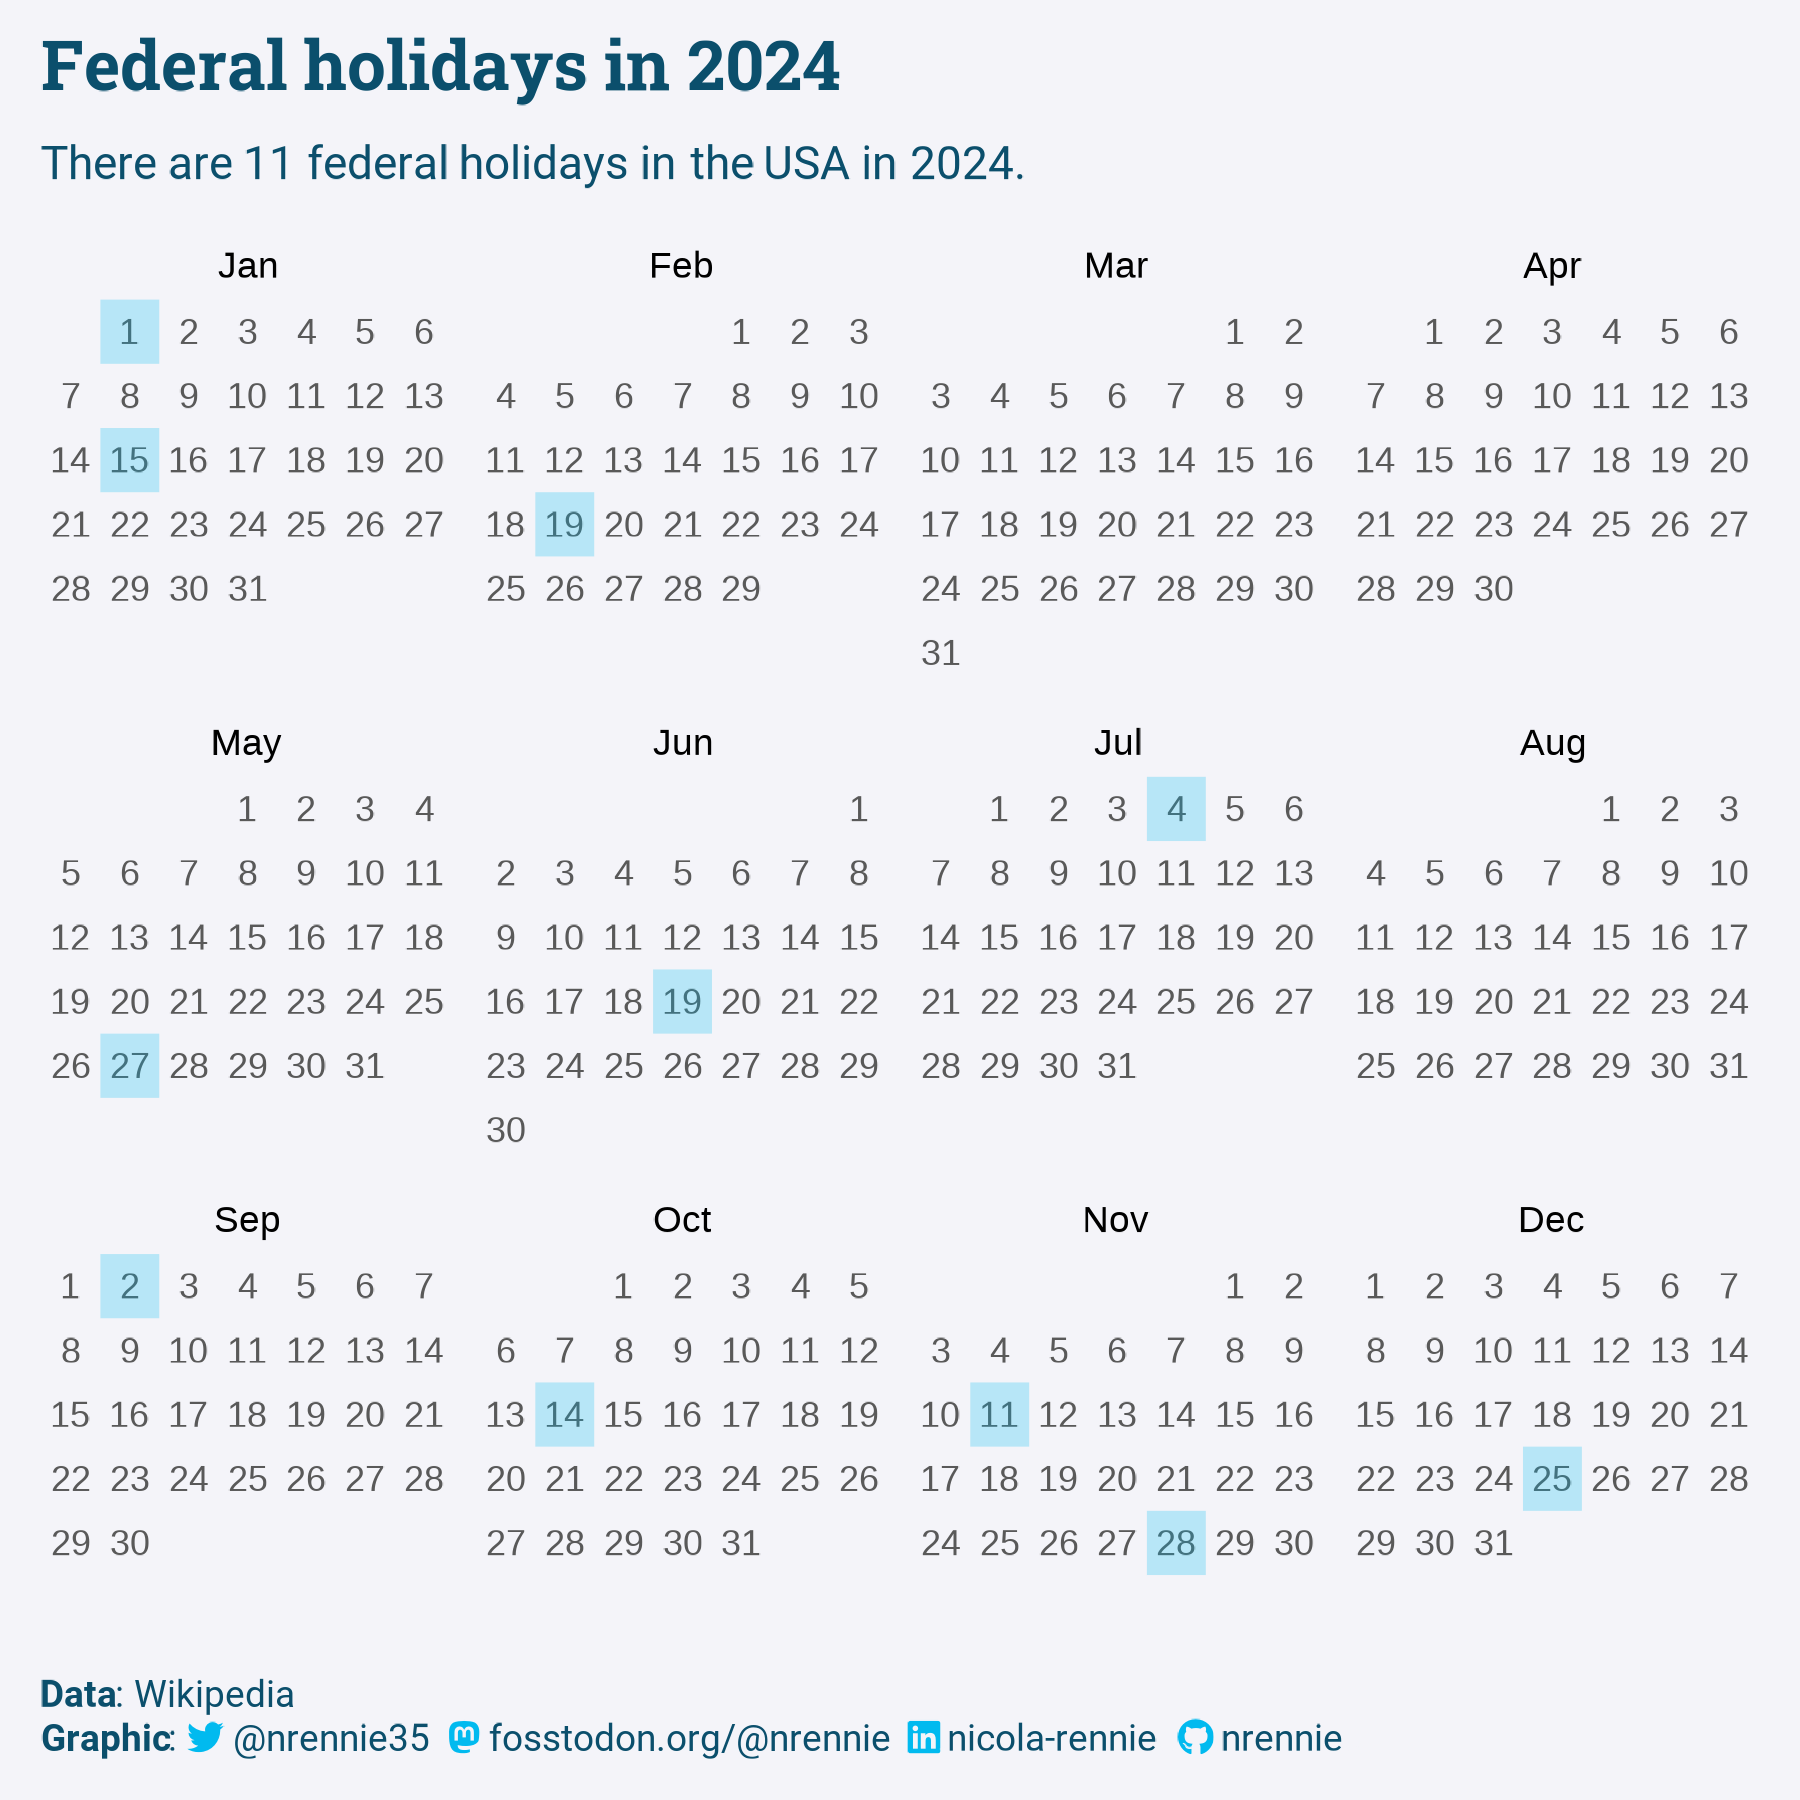

Write the R code that produced this figure.
# Load packages -----------------------------------------------------------

library(tidyverse)
library(showtext)
library(camcorder)
library(ggtext)
library(nrBrand)
library(glue)
library(ggcalendar)
library(lubridate)


# Load data ---------------------------------------------------------------

tuesdata <- tidytuesdayR::tt_load("2024-06-18")
federal_holidays <- tuesdata$federal_holidays
proposed_federal_holidays <- tuesdata$proposed_federal_holidays


# Load fonts --------------------------------------------------------------

font_add_google("Roboto", "roboto")
font_add_google("Roboto Slab", "robotoslab")
showtext_auto()
showtext_opts(dpi = 300)

# Define colours and fonts-------------------------------------------------

bg_col <- "#F4F4F9"
text_col <- "#0B4F6C"
highlight_col <- "#01BAEF"

body_font <- "roboto"
title_font <- "robotoslab"


# Data wrangling ----------------------------------------------------------

YEAR <- 2024

# get all dates for YEAR
process_dates <- federal_holidays |>
  mutate(
    month = gsub(" .*$", "", date),
    .after = 1
  ) |>
  # split number
  mutate(
    num_day = case_when(
      str_detect(date_definition, "last") ~ "last",
      date_definition != "fixed date" ~ str_extract(date_definition, "(\\d)+"),
      TRUE ~ NA_character_
    ),
    .after = 1
  ) |>
  # day of week
  mutate(
    dow = case_when(
      date_definition != "fixed date" ~ str_to_title(str_trim(str_extract(date_definition, "\\s(.*)"))),
      TRUE ~ NA_character_
    ),
    .after = 2
  )

get_date <- function(year = YEAR, mon, num_day, dow) {
  if (any(is.na(c(mon, num_day, dow)))) {
    return(NA)
  }
  m <- match(mon, month.name)
  # generate dates
  dates_seq <- seq(from = ymd(paste(year, m, 1)), to = (ymd(paste(year, m + 1, 1)) - 1), by = "day")
  # filter to day of week
  day_df <- tibble(date = dates_seq) |>
    mutate(wday = wday(date, label = TRUE, abbr = FALSE)) |>
    filter(wday == dow)
  # correct type
  if (num_day == "last") {
    output <- day_df |>
      slice_tail(n = 1) |>
      pull(date)
  } else {
    output <- day_df |>
      slice(as.numeric(num_day)) |>
      pull(date)
  }
  return(output)
}

process_dates$new_date <- NA_Date_
for (i in 1:nrow(process_dates)) {
  if (process_dates$date_definition[i] == "fixed date") {
    process_dates$new_date[i] <- lubridate::mdy(paste(process_dates$date[i], YEAR))
  } else {
    process_dates$new_date[i] <- get_date(
      year = YEAR,
      mon = process_dates$month[i],
      num_day = process_dates$num_day[i], 
      dow = process_dates$dow[i]
    )
  }
}

plot_data <- process_dates |> 
  select(new_date, official_name, year_established) |> 
  rename(date = new_date)


# Start recording ---------------------------------------------------------

gg_record(
  dir = file.path("2024", "2024-06-18", "recording"),
  device = "png",
  width = 6,
  height = 6,
  units = "in",
  dpi = 300
)


# Define text -------------------------------------------------------------

social <- nrBrand::social_caption(
  bg_colour = bg_col,
  icon_colour = highlight_col,
  font_colour = text_col,
  font_family = body_font
)
title <- glue::glue("Federal holidays in {YEAR}")
st <- glue::glue("There are {nrow(plot_data)} federal holidays in the USA in {YEAR}.")
cap <- paste0(
  "**Data**: Wikipedia<br>**Graphic**: ", social
)


# Plot --------------------------------------------------------------------

df_year(YEAR) |> 
  ggcalendar() +
  geom_tile_calendar(
    data = plot_data,
    fill = highlight_col,
    alpha = 0.25) +
  labs(
    title = title,
    subtitle = st,
    caption = cap
  ) +
  theme_void() +
  theme(
  plot.margin = margin(10, 10, 10, 10),
  plot.background = element_rect(fill = bg_col, colour = bg_col),
  panel.background = element_rect(fill = bg_col, colour = bg_col),
  plot.title = element_textbox_simple(
    colour = text_col,
    hjust = 0,
    halign = 0,
    margin = margin(b = 10, t = 0),
    lineheight = 0.5,
    size = rel(1.5),
    face = "bold",
    family = title_font
  ),
  plot.subtitle = element_textbox_simple(
    colour = text_col,
    hjust = 0,
    halign = 0,
    margin = margin(b = 10, t = 0),
    lineheight = 0.5,
    family = body_font
  ),
  plot.caption = element_textbox_simple(
    colour = text_col,
    hjust = 0,
    halign = 0,
    margin = margin(b = 0, t = 10),
    family = body_font
  ),
  strip.text = element_text(margin = margin(t = 5, b = 5))
)


# Save gif ----------------------------------------------------------------

gg_playback(
  name = file.path("2024", "2024-06-18", paste0("20240618", ".gif")),
  first_image_duration = 4,
  last_image_duration = 20,
  frame_duration = .25,
  background = bg_col
)
